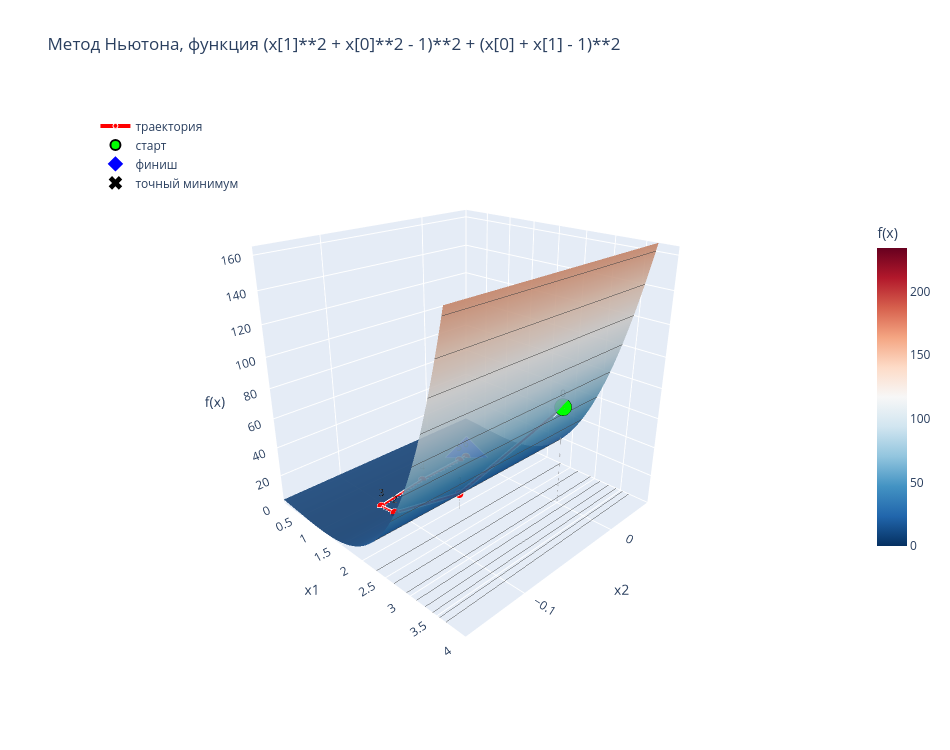

This figure's notebook cell:
### Code cell
plot_trajectory_3d_plotly(function_5, traj_newton, title="Метод Ньютона, функция (x[1]**2 + x[0]**2 - 1)**2 + (x[0] + x[1] - 1)**2", exact=(1, 0))

### Figure 1 — Plotly figure (JSON) as saved in the notebook; plotly's stock layout.template omitted (floating-point values rounded to 4 significant figures; data arrays with more than 128 entries replaced by an {"elided": "..."} marker saying what was removed)
{"data": [{"colorbar": {"len": 0.6, "title": {"text": "f(x)"}}, "colorscale": [[0, "rgb(5,48,97)"], [0.1, "rgb(33,102,172)"], [0.2, "rgb(67,147,195)"], [0.3, "rgb(146,197,222)"], [0.4, "rgb(209,229,240)"], [0.5, "rgb(247,247,247)"], [0.6, "rgb(253,219,199)"], [0.7, "rgb(244,165,130)"], [0.8, "rgb(214,96,77)"], [0.9, "rgb(178,24,43)"], [1, "rgb(103,0,31)"]], "contours": {"z": {"highlightcolor": "black", "project": {"z": true}, "show": true, "usecolormap": false}}, "name": "поверхность", "opacity": 0.9, "showscale": true, "type": "surface", "x": {"elided": "100x100 float values"}, "y": {"elided": "100x100 float values"}, "z": {"elided": "100x100 float values"}}, {"hoverinfo": "skip", "line": {"color": "white", "width": 8}, "mode": "lines", "showlegend": false, "type": "scatter3d", "x": [3.0, 2.058, 1.472, 1.153, 1.03, 1.003, 1.0, 1.0], "y": [0.0, -0.06222, -0.1032, -0.1034, -0.05404, -0.008801, -0.0002032, -1.166e-07], "z": [68.0, 11.48, 1.522, 0.1181, 0.004681, 7.767e-05, 4.249e-08, 1.242e-14]}, {"line": {"color": "red", "width": 4}, "marker": {"color": "red", "line": {"color": "white", "width": 1}, "size": 5}, "mode": "lines+markers+text", "name": "траектория", "text": ["0", "1", "2", "3", "4", "5", "6", "7"], "textfont": {"color": "black", "size": 10}, "textposition": "top center", "type": "scatter3d", "x": [3.0, 2.058, 1.472, 1.153, 1.03, 1.003, 1.0, 1.0], "y": [0.0, -0.06222, -0.1032, -0.1034, -0.05404, -0.008801, -0.0002032, -1.166e-07], "z": [68.0, 11.48, 1.522, 0.1181, 0.004681, 7.767e-05, 4.249e-08, 1.242e-14]}, {"hoverinfo": "skip", "line": {"color": "gray", "dash": "dot", "width": 1}, "mode": "lines", "showlegend": false, "type": "scatter3d", "x": [3, 3], "y": [0, 0], "z": [1.242e-14, 68]}, {"hoverinfo": "skip", "line": {"color": "gray", "dash": "dot", "width": 1}, "mode": "lines", "showlegend": false, "type": "scatter3d", "x": [2.058, 2.058], "y": [-0.06222, -0.06222], "z": [1.242e-14, 11.48]}, {"hoverinfo": "skip", "line": {"color": "gray", "dash": "dot", "width": 1}, "mode": "lines", "showlegend": false, "type": "scatter3d", "x": [1.472, 1.472], "y": [-0.1032, -0.1032], "z": [1.242e-14, 1.522]}, {"hoverinfo": "skip", "line": {"color": "gray", "dash": "dot", "width": 1}, "mode": "lines", "showlegend": false, "type": "scatter3d", "x": [1.153, 1.153], "y": [-0.1034, -0.1034], "z": [1.242e-14, 0.1181]}, {"hoverinfo": "skip", "line": {"color": "gray", "dash": "dot", "width": 1}, "mode": "lines", "showlegend": false, "type": "scatter3d", "x": [1.03, 1.03], "y": [-0.05404, -0.05404], "z": [1.242e-14, 0.004681]}, {"hoverinfo": "skip", "line": {"color": "gray", "dash": "dot", "width": 1}, "mode": "lines", "showlegend": false, "type": "scatter3d", "x": [1.003, 1.003], "y": [-0.008801, -0.008801], "z": [1.242e-14, 7.767e-05]}, {"hoverinfo": "skip", "line": {"color": "gray", "dash": "dot", "width": 1}, "mode": "lines", "showlegend": false, "type": "scatter3d", "x": [1.0, 1.0], "y": [-0.0002032, -0.0002032], "z": [1.242e-14, 4.249e-08]}, {"hoverinfo": "skip", "line": {"color": "gray", "dash": "dot", "width": 1}, "mode": "lines", "showlegend": false, "type": "scatter3d", "x": [1.0, 1.0], "y": [-1.166e-07, -1.166e-07], "z": [1.242e-14, 1.242e-14]}, {"marker": {"color": "lime", "line": {"color": "black", "width": 2}, "size": 10}, "mode": "markers", "name": "старт", "type": "scatter3d", "x": [3], "y": [0], "z": [68]}, {"marker": {"color": "blue", "line": {"color": "white", "width": 2}, "size": 14, "symbol": "diamond"}, "mode": "markers", "name": "финиш", "type": "scatter3d", "x": [1.0], "y": [-1.166e-07], "z": [1.242e-14]}, {"marker": {"color": "black", "size": 12, "symbol": "x"}, "mode": "markers", "name": "точный минимум", "type": "scatter3d", "x": [1], "y": [0], "z": [0]}], "layout": {"height": 750, "legend": {"bgcolor": "rgba(255,255,255,0.7)", "x": 0.02, "y": 0.98}, "scene": {"aspectmode": "cube", "camera": {"eye": {"x": 1.6, "y": -1.6, "z": 1}}, "xaxis": {"range": [0, 4], "title": {"text": "x1"}}, "yaxis": {"range": [-0.155, 0.05168], "title": {"text": "x2"}}, "zaxis": {"range": [1.242e-14, 164.8], "title": {"text": "f(x)"}}}, "title": {"text": "Метод Ньютона, функция (x[1]**2 + x[0]**2 - 1)**2 + (x[0] + x[1] - 1)**2"}, "width": 950}}
